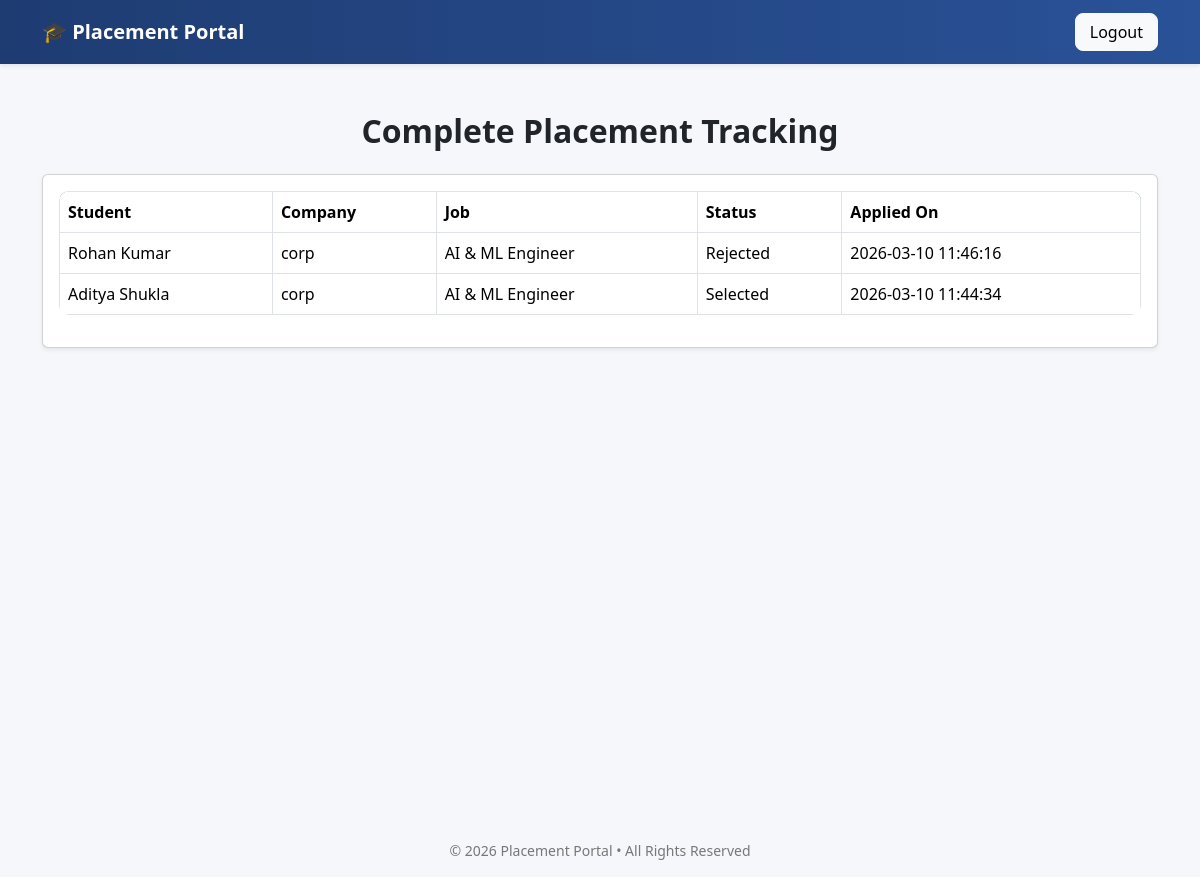
/admin/placement_tracking (signed in), run on an earlier commit of the app's database.
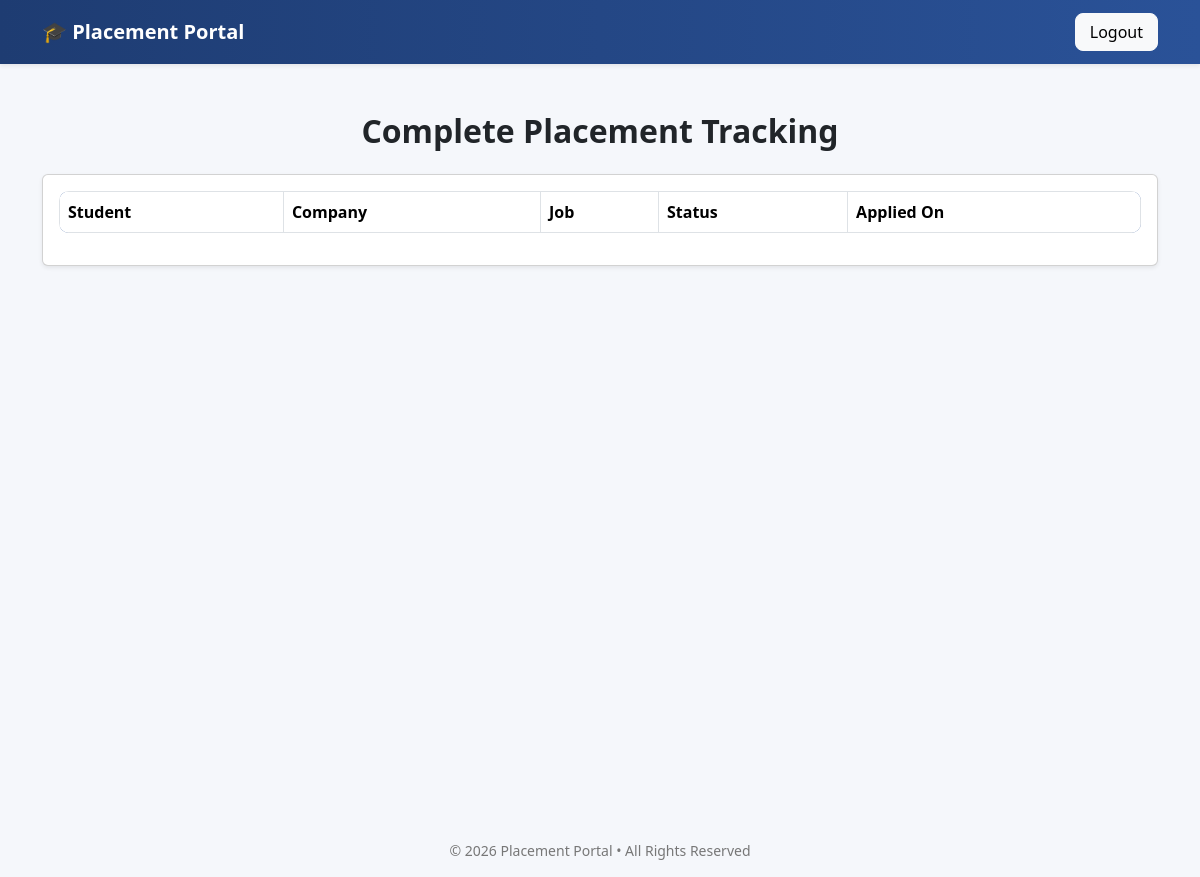
And on a later commit of the database.
### tables this page shows
CREATE TABLE applications(
        id INTEGER PRIMARY KEY AUTOINCREMENT,
        student_id INTEGER NOT NULL,
        job_id INTEGER NOT NULL,
        applied_on TIMESTAMP DEFAULT CURRENT_TIMESTAMP,
        status TEXT CHECK(status in ('Applied','Shortlisted','Selected','Rejected')) DEFAULT 'Applied' NOT NULL,
        UNIQUE(student_id, job_id),
        FOREIGN KEY (student_id) REFERENCES students(id)
        ON DELETE CASCADE 
        ON UPDATE CASCADE,
        FOREIGN KEY (job_id) REFERENCES jobs(id)
        ON DELETE CASCADE 
        ON UPDATE CASCADE
    );

CREATE TABLE students(
        id INTEGER PRIMARY KEY AUTOINCREMENT,
        name TEXT NOT NULL,
        email TEXT UNIQUE NOT NULL,
        age INTEGER NOT NULL,
        gender TEXT CHECK(gender in ('Male','Female','Other')) NOT NULL,
        hashed_password TEXT NOT NULL,
        resume_path TEXT,
        skills TEXT,
        branch TEXT NOT NULL,
        cgpa REAL CHECK(cgpa BETWEEN 0 AND 10) DEFAULT 0,
        is_active INTEGER DEFAULT 1 NOT NULL,
        created_at TIMESTAMP DEFAULT CURRENT_TIMESTAMP
    );

CREATE TABLE companies(
        id INTEGER PRIMARY KEY AUTOINCREMENT,
        company_name TEXT NOT NULL,
        email TEXT UNIQUE NOT NULL,
        hashed_password TEXT NOT NULL,
        hr_contact TEXT NOT NULL,
        website TEXT,
        approval_status TEXT CHECK(approval_status IN ('Pending','Approved','Rejected')) DEFAULT 'Pending' NOT NULL,
        is_blacklisted INTEGER DEFAULT 0 NOT NULL,
        created_at TIMESTAMP DEFAULT CURRENT_TIMESTAMP
    );

CREATE TABLE jobs(
        id INTEGER PRIMARY KEY AUTOINCREMENT,
        company_id INTEGER NOT NULL,
        title TEXT NOT NULL,
        description TEXT NOT NULL,
        eligibility_criteria TEXT NOT NULL,
        deadline TEXT NOT NULL,
        required_skills TEXT,
        experience_required TEXT,
        salary_range TEXT,
        job_type TEXT CHECK(job_type IN ('Full-time','Internship','Contract')) DEFAULT 'Full-time',
        location TEXT,
        status TEXT CHECK(status in ('Pending','Approved','Closed')) DEFAULT 'Pending' NOT NULL,
        created_at TIMESTAMP DEFAULT CURRENT_TIMESTAMP,
        FOREIGN KEY (company_id) REFERENCES companies(id)
        ON DELETE CASCADE
        ON UPDATE CASCADE
    );

### app.py (the view)
@app.route("/admin/placement_tracking") # Admin placement tracking page
@login_required
def placement_tracking():
    if current_user.role != "admin":
        flash("Unauthorized access")
        return redirect(url_for("login"))
    con = sqlite3.connect("placement.db")
    cur = con.cursor()
    cur.execute("""
        SELECT students.name,
               companies.company_name,
               jobs.title,
               applications.status,
               applications.applied_on
        FROM applications
        JOIN students ON applications.student_id = students.id
        JOIN jobs ON applications.job_id = jobs.id
        JOIN companies ON jobs.company_id = companies.id
        ORDER BY applications.applied_on DESC
    """)
    applications = cur.fetchall()
    con.close()
    return render_template("admin_application_tracking.html", applications=applications)

### app.py (called while the page is built)
@login_manager.user_loader # Company user loader page
def load_user(user_id):
    try:
        role, actual_id = user_id.split("-")
        return User(int(actual_id), role)
    except (ValueError, AttributeError):
        return None

### templates/admin_application_tracking.html (shortened to what this page needs)
{% extends "base.html" %}
{% block content %}
<div class="container mt-5">
    <h2 class="mb-4 text-center">Complete Placement Tracking</h2>
    <div class="card shadow-sm">
        <div class="card-body">
            <div class="table-responsive">
                <table class="table table-bordered align-middle">
                    <thead>
                        <tr>
                            <th>Student</th>
                            <th>Company</th>
                            <th>Job</th>
                            <th>Status</th>
                            <th>Applied On</th>
                        </tr>
                    </thead>
                    <tbody>
                        {% for row in applications %}
                        <tr>
                            <td>{{ row[0] }}</td>
                            <td>{{ row[1] }}</td>
                            <td>{{ row[2] }}</td>
                            <td>{{ row[3] }}</td>
                            <td>{{ row[4] }}</td>
                        </tr>
                        {% endfor %}
                    </tbody>
                </table>
            </div>
        </div>
    </div>
</div>
{% endblock %}

What changed in the data, as far as the page shows it:
removed applications: name "Rohan Kumar", company_name "corp", title "AI & ML Engineer", status "Rejected", applied_on "2026-03-10 11:46:16"
removed applications: name "Aditya Shukla", company_name "corp", title "AI & ML Engineer", status "Selected", applied_on "2026-03-10 11:44:34"
